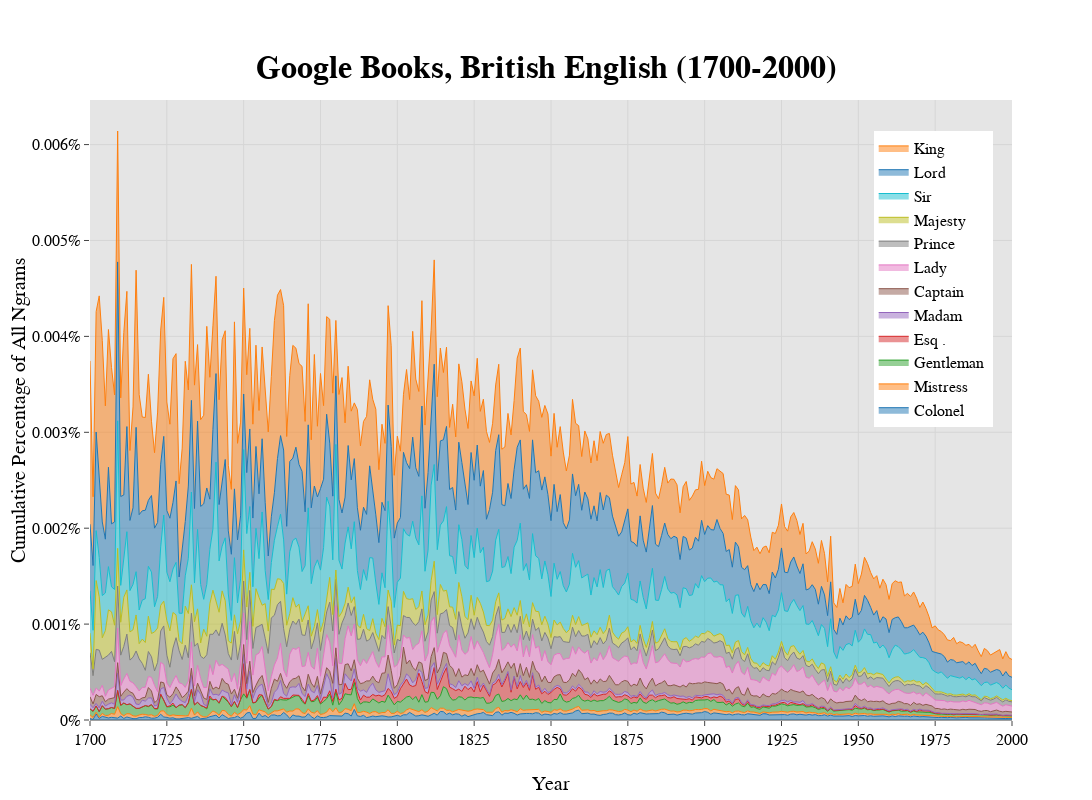

Notebook code for this chart:
### Code cell
#Define data as traces
data = traces
#Create figure-specific layout specifications
layout_for_fig = layout
#Different figures need different legend placements, titles and x-axis tick intervals for readability
layout_for_fig['legend']['x'] = 0.85
layout_for_fig['title']['y'] = 0.93
layout_for_fig['title']['text'] = '<b>Google Books, British English (1700-2000)'
layout_for_fig['xaxis']['dtick'] = 25
#Define plotly figure object with our data and layout
fig = dict(data=data, layout=layout_for_fig)
#Plot the figure
iplot(fig)

### Figure 1 — Plotly figure (JSON) as saved in the notebook; plotly's stock layout.template omitted (floating-point values rounded to 4 significant figures; data arrays with more than 128 entries replaced by an {"elided": "..."} marker saying what was removed)
{"data": [{"hoverinfo": "x+y", "line": {"width": 1}, "mode": "lines", "name": "Colonel ", "stackgroup": "one", "type": "scatter", "uid": "10e0889c-c377-4e65-859e-cffa3ce0b1f9", "x": {"elided": "301 int values"}, "y": {"elided": "301 float values"}}, {"hoverinfo": "x+y", "line": {"width": 1}, "mode": "lines", "name": "Mistress ", "stackgroup": "one", "type": "scatter", "uid": "c1946177-df45-4d9c-bb9b-01df1bbf92de", "x": {"elided": "301 int values"}, "y": {"elided": "301 float values"}}, {"hoverinfo": "x+y", "line": {"width": 1}, "mode": "lines", "name": "Gentleman ", "stackgroup": "one", "type": "scatter", "uid": "0c8b996e-c3b4-4e9b-876c-ac66f52e4545", "x": {"elided": "301 int values"}, "y": {"elided": "301 float values"}}, {"hoverinfo": "x+y", "line": {"width": 1}, "mode": "lines", "name": "Esq . ", "stackgroup": "one", "type": "scatter", "uid": "732e3927-3ce1-40e2-a62d-b20de156f725", "x": {"elided": "301 int values"}, "y": {"elided": "301 float values"}}, {"hoverinfo": "x+y", "line": {"width": 1}, "mode": "lines", "name": "Madam ", "stackgroup": "one", "type": "scatter", "uid": "b6f0ecd6-9924-47a2-a056-c573614f09c2", "x": {"elided": "301 int values"}, "y": {"elided": "301 float values"}}, {"hoverinfo": "x+y", "line": {"width": 1}, "mode": "lines", "name": "Captain ", "stackgroup": "one", "type": "scatter", "uid": "b0635fcd-132c-435d-b8f0-65fb97f20556", "x": {"elided": "301 int values"}, "y": {"elided": "301 float values"}}, {"hoverinfo": "x+y", "line": {"width": 1}, "mode": "lines", "name": "Lady ", "stackgroup": "one", "type": "scatter", "uid": "c6daa775-497a-4cff-9626-0fa069d405a6", "x": {"elided": "301 int values"}, "y": {"elided": "301 float values"}}, {"hoverinfo": "x+y", "line": {"width": 1}, "mode": "lines", "name": "Prince ", "stackgroup": "one", "type": "scatter", "uid": "c32a8bd5-491b-4b9e-8ccb-ae6b3d1de742", "x": {"elided": "301 int values"}, "y": {"elided": "301 float values"}}, {"hoverinfo": "x+y", "line": {"width": 1}, "mode": "lines", "name": "Majesty ", "stackgroup": "one", "type": "scatter", "uid": "fd946bfc-f2e5-4f94-8f84-632c10893220", "x": {"elided": "301 int values"}, "y": {"elided": "301 float values"}}, {"hoverinfo": "x+y", "line": {"width": 1}, "mode": "lines", "name": "Sir ", "stackgroup": "one", "type": "scatter", "uid": "8fa57703-6a1f-443f-89a2-dca11fffcb4d", "x": {"elided": "301 int values"}, "y": {"elided": "301 float values"}}, {"hoverinfo": "x+y", "line": {"width": 1}, "mode": "lines", "name": "Lord ", "stackgroup": "one", "type": "scatter", "uid": "fac37360-3869-4ba8-b22d-b40ddc3873d7", "x": {"elided": "301 int values"}, "y": {"elided": "301 float values"}}, {"hoverinfo": "x+y", "line": {"width": 1}, "mode": "lines", "name": "King ", "stackgroup": "one", "type": "scatter", "uid": "10f612bb-a5b3-4fc7-b4f4-e9d074848198", "x": {"elided": "301 int values"}, "y": {"elided": "301 float values"}}], "layout": {"height": 800, "legend": {"bgcolor": "#FFFFFF", "font": {"color": "rgb(0, 0, 0)", "family": "sans serif", "size": 16}, "orientation": "v", "x": 0.85, "y": 0.95}, "paper_bgcolor": "#FFFFFF", "plot_bgcolor": "#E5E5E5", "title": {"font": {"color": "rgb(0, 0, 0)", "family": "sans serif", "size": 32}, "text": "<b>Google Books, British English (1700-2000)", "y": 0.93}, "width": 1100, "xaxis": {"autorange": true, "dtick": 25, "range": [1700, 2000], "tickfont": {"color": "rgb(0, 0, 0)", "family": "sans serif", "size": 16}, "ticklen": 5, "title": {"font": {"color": "rgb(0, 0, 0)", "family": "sans serif", "size": 20}, "text": "Year"}, "type": "linear"}, "yaxis": {"automargin": true, "autorange": true, "exponentformat": "none", "range": [0, 0.006465], "tickfont": {"color": "rgb(0, 0, 0)", "family": "sans serif", "size": 16}, "ticklen": 5, "ticksuffix": "%", "title": {"font": {"color": "rgb(0, 0, 0)", "family": "sans serif", "size": 20}, "text": "Cumulative Percentage of All Ngrams"}, "type": "linear"}}}
